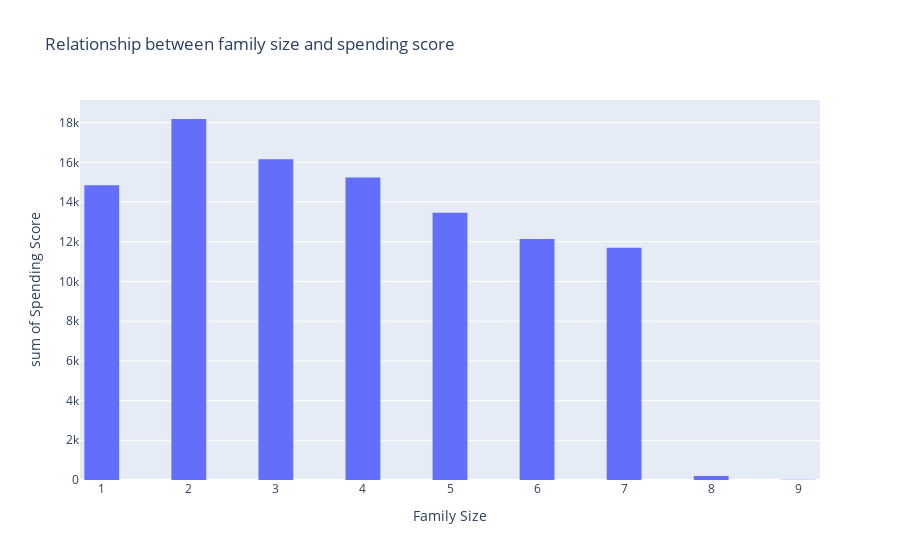

The cell this chart's notebook holds for it:
### Markdown cell above
Visualization data

### Code cell
fig = px.histogram(df,x='Family Size',y='Spending Score',nbins=40,title="Relationship between family size and spending score")
fig.update_layout(bargap = 0.2)
fig.show()

### Figure 1 — Plotly figure (JSON) as saved in the notebook; plotly's stock layout.template omitted (floating-point values rounded to 4 significant figures; data arrays with more than 128 entries replaced by an {"elided": "..."} marker saying what was removed)
{"data": [{"alignmentgroup": "True", "bingroup": "x", "histfunc": "sum", "hovertemplate": "Family Size=%{x}<br>sum of Spending Score=%{y}<extra></extra>", "legendgroup": "", "marker": {"color": "#636efa", "pattern": {"shape": ""}}, "name": "", "nbinsx": 40, "offsetgroup": "", "orientation": "v", "showlegend": false, "type": "histogram", "x": {"elided": "2000 int values"}, "xaxis": "x", "y": {"elided": "2000 int values"}, "yaxis": "y"}], "layout": {"bargap": 0.2, "barmode": "relative", "legend": {"tracegroupgap": 0}, "title": {"text": "Relationship between family size and spending score"}, "xaxis": {"anchor": "y", "domain": [0, 1], "title": {"text": "Family Size"}}, "yaxis": {"anchor": "x", "domain": [0, 1], "title": {"text": "sum of Spending Score"}}}}
